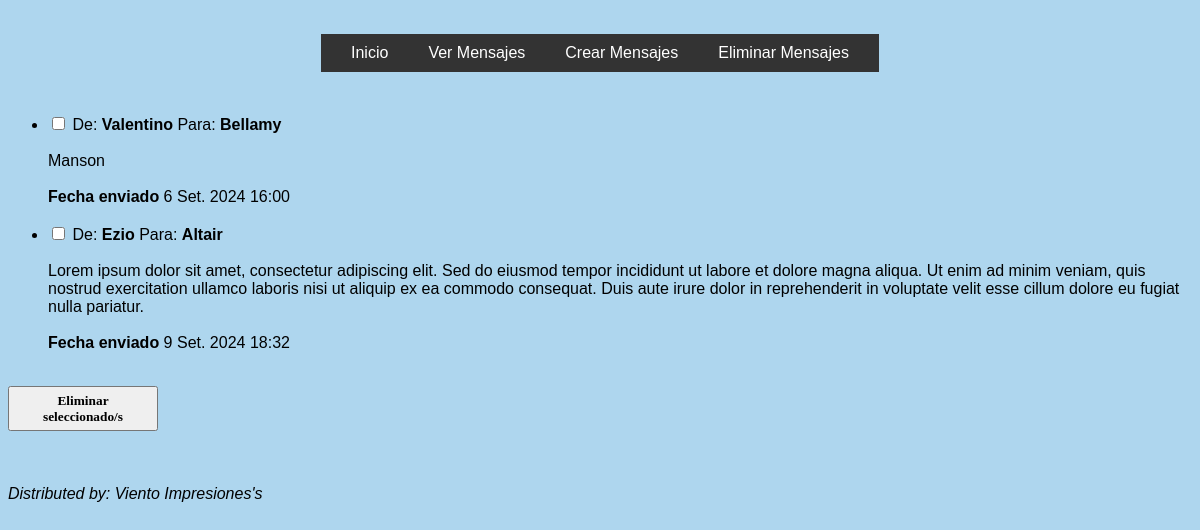
Page /eliminar/ on the earlier database version.
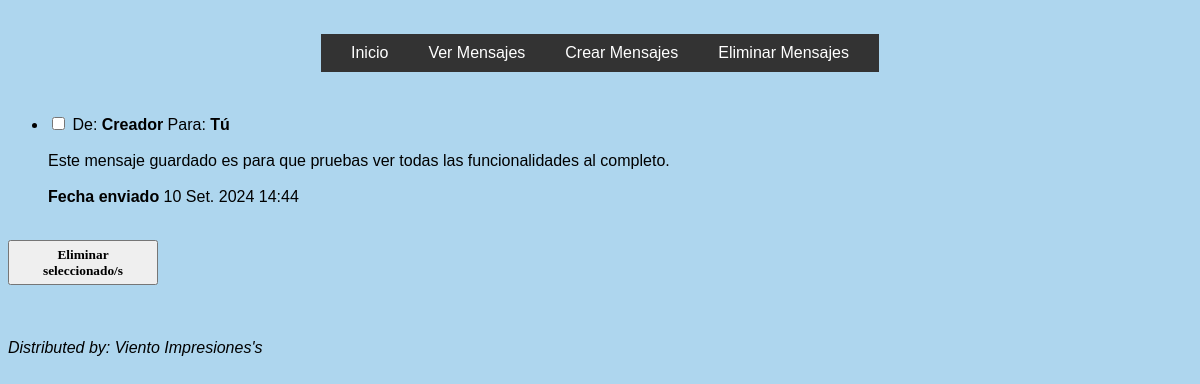
Same page on the later database version.
### mensajes/models.py (models this page shows, shortened)
class Mensaje(models.Model):
    textoMensaje = models.TextField()
    remitente = models.CharField(max_length=15)
    destinatario = models.CharField(max_length=15)
    fechaEnvio = models.DateTimeField(auto_now_add=True)

### mensajes/views.py (the view)
# urls.py: path('eliminar/', views.eliminar_mensajes, name='eliminar'),
def eliminar_mensajes(request):
    if request.method == 'POST':
        mensaje_id = request.POST.getlist('seleccionar')
        Mensaje.objects.filter(id__in=mensaje_id).delete()  #selecciona y elimina mediante "id" los mensajes
        return redirect('mensajes')         #redirección a los mensajes enviados/recibidos
    else:
        mensajes = Mensaje.objects.all()
        return render(request, 'eliminar_mensaje.html', {'mensajes': mensajes}) #sino, devuelve la lista entera

### mensajes/templates/eliminar_mensaje.html (shortened to what this page needs)
{% extends "base.html" %}
{%block content%}
    <form method="POST">
        <ul>
            {% for mensaje in mensajes %}
            <li>
                <input type="checkbox" name="seleccionar" value="{{ mensaje.id }}">
                De: <b>{{ mensaje.remitente |capfirst}}</b>
        Para: <b>{{ mensaje.destinatario |capfirst}}</b>
        <br>    <br>{{ mensaje.textoMensaje |capfirst}}
        <br><br><b>Fecha enviado</b> {{ mensaje.fechaEnvio }}<br><br>
            </li>
            {% endfor %}
        </ul>
        <button type="submit" style="width: 150px; height: 45px; font-family: Sans-Seriff;"><b>Eliminar seleccionado/s</b></button>
    </form>
{%endblock%}

Differences in the rows shown:
removed Mensaje: remitente "Valentino", destinatario "Bellamy", textoMensaje "Manson", fechaEnvio "6 Set. 2024 16:00"
removed Mensaje: remitente "Ezio", destinatario "Altair", textoMensaje "Lorem ipsum dolor sit amet, consectetur adipiscing elit. Sed do eiusmod tempor incididunt ut labore et dolore magna aliqua. Ut enim ad minim veniam, quis nostrud exercitation ullamco laboris nisi ut aliquip ex ea commodo consequat. Duis aute irure dolor in reprehenderit in voluptate velit esse cillum dolore eu fugiat nulla pariatur.", fechaEnvio "9 Set. 2024 18:32"
added Mensaje: remitente "Creador", destinatario "Tú", textoMensaje "Este mensaje guardado es para que pruebas ver todas las funcionalidades al completo.", fechaEnvio "10 Set. 2024 14:44"
